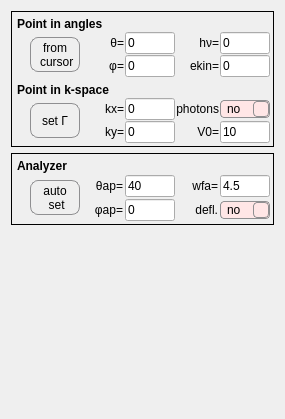
         <widget class="QWidget" name="KTransfPage">
          <property name="geometry">
           <rect>
            <x>0</x>
            <y>0</y>
            <width>285</width>
            <height>419</height>
           </rect>
          </property>
          <attribute name="label">
           <string> ▶  k-space transformation</string>
          </attribute>
          <layout class="QVBoxLayout" name="verticalLayout_2">
           <item>
            <widget class="QFrame" name="verticalFrame_2">
             <property name="frameShape">
              <enum>QFrame::Box</enum>
             </property>
             <layout class="QVBoxLayout" name="verticalLayout_6">
              <property name="spacing">
               <number>1</number>
              </property>
              <property name="leftMargin">
               <number>5</number>
              </property>
              <property name="topMargin">
               <number>5</number>
              </property>
              <property name="rightMargin">
               <number>3</number>
              </property>
              <property name="bottomMargin">
               <number>3</number>
              </property>
              <item>
               <widget class="QLabel" name="label_11">
                <property name="sizePolicy">
                 <sizepolicy hsizetype="Preferred" vsizetype="Fixed">
                  <horstretch>0</horstretch>
                  <verstretch>0</verstretch>
                 </sizepolicy>
                </property>
                <property name="font">
                 <font>
                  <pointsize>9</pointsize>
                  <weight>75</weight>
                  <bold>true</bold>
                 </font>
                </property>
                <property name="text">
                 <string>Point in angles</string>
                </property>
                <property name="alignment">
                 <set>Qt::AlignLeading|Qt::AlignLeft|Qt::AlignVCenter</set>
                </property>
               </widget>
              </item>
              <item>
               <layout class="QHBoxLayout" name="horizontalLayout_6">
                <property name="leftMargin">
                 <number>13</number>
                </property>
                <property name="topMargin">
                 <number>0</number>
                </property>
                <property name="rightMargin">
                 <number>0</number>
                </property>
                <property name="bottomMargin">
                 <number>0</number>
                </property>
                <item>
                 <widget class="QPushButton" name="qpb_set_ref_p">
                  <property name="sizePolicy">
                   <sizepolicy hsizetype="Fixed" vsizetype="Fixed">
                    <horstretch>0</horstretch>
                    <verstretch>0</verstretch>
                   </sizepolicy>
                  </property>
                  <property name="minimumSize">
                   <size>
                    <width>50</width>
                    <height>35</height>
                   </size>
                  </property>
                  <property name="maximumSize">
                   <size>
                    <width>50</width>
                    <height>35</height>
                   </size>
                  </property>
                  <property name="styleSheet">
                   <string notr="true">#qpb_set_ref_p {
border: 1px solid #8f8f91;
border-radius: 8px;
background-color: qlineargradient(spread:pad, x1:0, y1:0, x2:0, y2:1, 
stop:0 rgba(250, 210, 200, 255), stop:0.65 rgba(230, 120, 110, 255), stop:1 rgba(150, 50, 40, 255));
}

#qpb_set_ref_p:pressed {
background-color: qlineargradient(spread:pad, x1:0, y1:0, x2:0, y2:1, 
stop:0 rgba(150, 50, 40, 255), stop:0.35 rgba(230, 120, 110, 255), stop:1 rgba(250, 210, 200, 255));
}

</string>
                  </property>
                  <property name="text">
                   <string>from
 cursor</string>
                  </property>
                  <property name="default">
                   <bool>true</bool>
                  </property>
                 </widget>
                </item>
                <item>
                 <layout class="QGridLayout" name="gridLayout">
                  <property name="leftMargin">
                   <number>0</number>
                  </property>
                  <property name="topMargin">
                   <number>0</number>
                  </property>
                  <property name="rightMargin">
                   <number>0</number>
                  </property>
                  <property name="bottomMargin">
                   <number>0</number>
                  </property>
                  <item row="1" column="0">
                   <widget class="QLabel" name="label">
                    <property name="sizePolicy">
                     <sizepolicy hsizetype="Minimum" vsizetype="Preferred">
                      <horstretch>0</horstretch>
                      <verstretch>0</verstretch>
                     </sizepolicy>
                    </property>
                    <property name="text">
                     <string>φ=</string>
                    </property>
                    <property name="alignment">
                     <set>Qt::AlignRight|Qt::AlignTrailing|Qt::AlignVCenter</set>
                    </property>
                   </widget>
                  </item>
                  <item row="0" column="2">
                   <widget class="QLabel" name="label_3">
                    <property name="sizePolicy">
                     <sizepolicy hsizetype="Minimum" vsizetype="Preferred">
                      <horstretch>0</horstretch>
                      <verstretch>0</verstretch>
                     </sizepolicy>
                    </property>
                    <property name="text">
                     <string>hν=</string>
                    </property>
                    <property name="alignment">
                     <set>Qt::AlignRight|Qt::AlignTrailing|Qt::AlignVCenter</set>
                    </property>
                   </widget>
                  </item>
                  <item row="1" column="1">
                   <widget class="QLineEdit" name="qle_tilt_ref">
                    <property name="sizePolicy">
                     <sizepolicy hsizetype="Minimum" vsizetype="Fixed">
                      <horstretch>0</horstretch>
                      <verstretch>0</verstretch>
                     </sizepolicy>
                    </property>
                    <property name="maximumSize">
                     <size>
                      <width>50</width>
                      <height>16777215</height>
                     </size>
                    </property>
                    <property name="text">
                     <string>0</string>
                    </property>
                   </widget>
                  </item>
                  <item row="0" column="1">
                   <widget class="QLineEdit" name="qle_theta_ref">
                    <property name="enabled">
                     <bool>true</bool>
                    </property>
                    <property name="sizePolicy">
                     <sizepolicy hsizetype="Minimum" vsizetype="Fixed">
                      <horstretch>0</horstretch>
                      <verstretch>0</verstretch>
                     </sizepolicy>
                    </property>
                    <property name="minimumSize">
                     <size>
                      <width>0</width>
                      <height>0</height>
                     </size>
                    </property>
                    <property name="maximumSize">
                     <size>
                      <width>50</width>
                      <height>16777215</height>
                     </size>
                    </property>
                    <property name="whatsThis">
                     <string/>
                    </property>
                    <property name="accessibleDescription">
                     <string/>
                    </property>
                    <property name="inputMask">
                     <string/>
                    </property>
                    <property name="text">
                     <string>0</string>
                    </property>
                    <property name="placeholderText">
                     <string/>
                    </property>
                   </widget>
                  </item>
                  <item row="0" column="0">
                   <widget class="QLabel" name="label_2">
                    <property name="sizePolicy">
                     <sizepolicy hsizetype="Minimum" vsizetype="Preferred">
                      <horstretch>0</horstretch>
                      <verstretch>0</verstretch>
                     </sizepolicy>
                    </property>
                    <property name="text">
                     <string>θ=</string>
                    </property>
                    <property name="alignment">
                     <set>Qt::AlignRight|Qt::AlignTrailing|Qt::AlignVCenter</set>
                    </property>
                   </widget>
                  </item>
                  <item row="0" column="3">
                   <widget class="QLineEdit" name="qle_hv_ref">
                    <property name="sizePolicy">
                     <sizepolicy hsizetype="Minimum" vsizetype="Fixed">
                      <horstretch>0</horstretch>
                      <verstretch>0</verstretch>
                     </sizepolicy>
                    </property>
                    <property name="maximumSize">
                     <size>
                      <width>50</width>
                      <height>16777215</height>
                     </size>
                    </property>
                    <property name="text">
                     <string>0</string>
                    </property>
                   </widget>
                  </item>
                  <item row="1" column="2">
                   <widget class="QLabel" name="label_4">
                    <property name="sizePolicy">
                     <sizepolicy hsizetype="Minimum" vsizetype="Preferred">
                      <horstretch>0</horstretch>
                      <verstretch>0</verstretch>
                     </sizepolicy>
                    </property>
                    <property name="text">
                     <string>ekin=</string>
                    </property>
                    <property name="alignment">
                     <set>Qt::AlignRight|Qt::AlignTrailing|Qt::AlignVCenter</set>
                    </property>
                   </widget>
                  </item>
                  <item row="1" column="3">
                   <widget class="QLineEdit" name="qle_energy_ref">
                    <property name="sizePolicy">
                     <sizepolicy hsizetype="Minimum" vsizetype="Fixed">
                      <horstretch>0</horstretch>
                      <verstretch>0</verstretch>
                     </sizepolicy>
                    </property>
                    <property name="maximumSize">
                     <size>
                      <width>50</width>
                      <height>16777215</height>
                     </size>
                    </property>
                    <property name="text">
                     <string>0</string>
                    </property>
                   </widget>
                  </item>
                 </layout>
                </item>
               </layout>
              </item>
              <item>
               <spacer name="verticalSpacer_4">
                <property name="orientation">
                 <enum>Qt::Vertical</enum>
                </property>
                <property name="sizeType">
                 <enum>QSizePolicy::Fixed</enum>
                </property>
                <property name="sizeHint" stdset="0">
                 <size>
                  <width>20</width>
                  <height>5</height>
                 </size>
                </property>
               </spacer>
              </item>
              <item>
               <widget class="QLabel" name="label_24">
                <property name="font">
                 <font>
                  <pointsize>9</pointsize>
                  <weight>75</weight>
                  <bold>true</bold>
                 </font>
                </property>
                <property name="text">
                 <string>Point in k-space</string>
                </property>
                <property name="alignment">
                 <set>Qt::AlignLeading|Qt::AlignLeft|Qt::AlignVCenter</set>
                </property>
               </widget>
              </item>
              <item>
               <layout class="QHBoxLayout" name="horizontalLayout_7">
                <property name="leftMargin">
                 <number>13</number>
                </property>
                <property name="topMargin">
                 <number>0</number>
                </property>
                <property name="rightMargin">
                 <number>0</number>
                </property>
                <property name="bottomMargin">
                 <number>0</number>
                </property>
                <item>
                 <widget class="QPushButton" name="qpb_set_ref_gamma">
                  <property name="sizePolicy">
                   <sizepolicy hsizetype="Fixed" vsizetype="Fixed">
                    <horstretch>0</horstretch>
                    <verstretch>0</verstretch>
                   </sizepolicy>
                  </property>
                  <property name="minimumSize">
                   <size>
                    <width>50</width>
                    <height>35</height>
                   </size>
                  </property>
                  <property name="maximumSize">
                   <size>
                    <width>50</width>
                    <height>35</height>
                   </size>
                  </property>
                  <property name="styleSheet">
                   <string notr="true">#qpb_set_ref_gamma {
border: 1px solid #8f8f91;
border-radius: 8px;
background-color: qlineargradient(spread:pad, x1:0, y1:0, x2:0, y2:1, 
stop:0 rgba(250, 210, 200, 255), stop:0.65 rgba(230, 120, 110, 255), stop:1 rgba(150, 50, 40, 255));
}

#qpb_set_ref_gamma:pressed {
background-color: qlineargradient(spread:pad, x1:0, y1:0, x2:0, y2:1, 
stop:0 rgba(150, 50, 40, 255), stop:0.35 rgba(230, 120, 110, 255), stop:1 rgba(250, 210, 200, 255));
}
</string>
                  </property>
                  <property name="text">
                   <string>set Γ</string>
                  </property>
                 </widget>
                </item>
                <item>
                 <layout class="QGridLayout" name="gridLayout_2">
                  <property name="leftMargin">
                   <number>0</number>
                  </property>
                  <property name="topMargin">
                   <number>0</number>
                  </property>
                  <property name="rightMargin">
                   <number>0</number>
                  </property>
                  <property name="bottomMargin">
                   <number>0</number>
                  </property>
                  <item row="1" column="0">
                   <widget class="QLabel" name="label_7">
                    <property name="text">
                     <string>ky=</string>
                    </property>
                    <property name="alignment">
                     <set>Qt::AlignRight|Qt::AlignTrailing|Qt::AlignVCenter</set>
                    </property>
                   </widget>
                  </item>
                  <item row="0" column="0">
                   <widget class="QLabel" name="label_5">
                    <property name="text">
                     <string>kx=</string>
                    </property>
                    <property name="alignment">
                     <set>Qt::AlignRight|Qt::AlignTrailing|Qt::AlignVCenter</set>
                    </property>
                   </widget>
                  </item>
                  <item row="1" column="1">
                   <widget class="QLineEdit" name="qle_ky_ref">
                    <property name="maximumSize">
                     <size>
                      <width>50</width>
                      <height>16777215</height>
                     </size>
                    </property>
                    <property name="text">
                     <string>0</string>
                    </property>
                   </widget>
                  </item>
                  <item row="0" column="2">
                   <widget class="QLabel" name="label_12">
                    <property name="text">
                     <string>photons</string>
                    </property>
                    <property name="alignment">
                     <set>Qt::AlignRight|Qt::AlignTrailing|Qt::AlignVCenter</set>
                    </property>
                   </widget>
                  </item>
                  <item row="0" column="1">
                   <widget class="QLineEdit" name="qle_kx_ref">
                    <property name="maximumSize">
                     <size>
                      <width>50</width>
                      <height>16777215</height>
                     </size>
                    </property>
                    <property name="text">
                     <string>0</string>
                    </property>
                   </widget>
                  </item>
                  <item row="0" column="3">
                   <widget class="QComboBox" name="qcb_kph">
                    <property name="maximumSize">
                     <size>
                      <width>50</width>
                      <height>16777215</height>
                     </size>
                    </property>
                    <property name="styleSheet">
                     <string notr="true"> QComboBox {
	border: 1px solid #8f8f91;
	border-radius: 4px;
	background-color: rgb(255, 230, 230);
	padding-left: 6px;
 }

 QComboBox::down-arrow {
	image: url(./gui/icons/down_arrow.png);
 }

QComboBox::drop-down {
	border: 1px solid #8f8f91;
	border-radius: 4px;
	background-color: qlineargradient(spread:pad, x1:0, y1:0, x2:0, y2:1, 
stop:0 rgba(255, 240, 240, 255), stop:0.5 rgba(240, 200, 200, 255), stop:1 rgba(190, 140, 140, 255));
}

QComboBox::down-arrow:on { /* shift the arrow when popup is open */
    top: 1px;
    left: 1px;
	background-color: qlineargradient(spread:pad, x1:0, y1:0, x2:0, y2:1, 
stop:0 rgba(190, 140, 140, 255), stop:0.5 rgba(240, 200, 200, 255), stop:1 rgba(240, 240, 240, 255));
}</string>
                    </property>
                    <property name="currentText">
                     <string>no</string>
                    </property>
                    <property name="currentIndex">
                     <number>0</number>
                    </property>
                    <item>
                     <property name="text">
                      <string>no</string>
                     </property>
                    </item>
                    <item>
                     <property name="text">
                      <string>yes</string>
                     </property>
                    </item>
                   </widget>
                  </item>
                  <item row="1" column="2">
                   <widget class="QLabel" name="label_13">
                    <property name="text">
                     <string>V0=</string>
                    </property>
                    <property name="alignment">
                     <set>Qt::AlignRight|Qt::AlignTrailing|Qt::AlignVCenter</set>
                    </property>
                   </widget>
                  </item>
                  <item row="1" column="3">
                   <widget class="QLineEdit" name="qle_inn_pot">
                    <property name="maximumSize">
                     <size>
                      <width>50</width>
                      <height>16777215</height>
                     </size>
                    </property>
                    <property name="text">
                     <string>10</string>
                    </property>
                   </widget>
                  </item>
                 </layout>
                </item>
               </layout>
              </item>
             </layout>
            </widget>
           </item>
           <item>
            <widget class="QFrame" name="verticalFrame_2">
             <property name="frameShape">
              <enum>QFrame::Box</enum>
             </property>
             <property name="lineWidth">
              <number>1</number>
             </property>
             <layout class="QVBoxLayout" name="verticalLayout_4">
              <property name="spacing">
               <number>2</number>
              </property>
              <property name="leftMargin">
               <number>5</number>
              </property>
              <property name="topMargin">
               <number>5</number>
              </property>
              <property name="rightMargin">
               <number>3</number>
              </property>
              <property name="bottomMargin">
               <number>3</number>
              </property>
              <item>
               <widget class="QLabel" name="label_14">
                <property name="font">
                 <font>
                  <pointsize>9</pointsize>
                  <weight>75</weight>
                  <italic>false</italic>
                  <bold>true</bold>
                 </font>
                </property>
                <property name="text">
                 <string>Analyzer</string>
                </property>
                <property name="alignment">
                 <set>Qt::AlignLeading|Qt::AlignLeft|Qt::AlignVCenter</set>
                </property>
               </widget>
              </item>
              <item>
               <layout class="QHBoxLayout" name="horizontalLayout_5">
                <property name="leftMargin">
                 <number>13</number>
                </property>
                <property name="topMargin">
                 <number>0</number>
                </property>
                <property name="rightMargin">
                 <number>0</number>
                </property>
                <property name="bottomMargin">
                 <number>0</number>
                </property>
                <item>
                 <widget class="QPushButton" name="qpb_set_analyzer">
                  <property name="sizePolicy">
                   <sizepolicy hsizetype="Fixed" vsizetype="Fixed">
                    <horstretch>0</horstretch>
                    <verstretch>0</verstretch>
                   </sizepolicy>
                  </property>
                  <property name="minimumSize">
                   <size>
                    <width>50</width>
                    <height>35</height>
                   </size>
                  </property>
                  <property name="maximumSize">
                   <size>
                    <width>50</width>
                    <height>35</height>
                   </size>
                  </property>
                  <property name="styleSheet">
                   <string notr="true">#qpb_set_analyzer {
border: 1px solid #8f8f91;
border-radius: 8px;
background-color: qlineargradient(spread:pad, x1:0, y1:0, x2:0, y2:1, 
stop:0 rgba(250, 210, 200, 255), stop:0.65 rgba(230, 120, 110, 255), stop:1 rgba(150, 50, 40, 255));
}

#qpb_set_analyzer:pressed {
background-color: qlineargradient(spread:pad, x1:0, y1:0, x2:0, y2:1, 
stop:0 rgba(150, 50, 40, 255), stop:0.35 rgba(230, 120, 110, 255), stop:1 rgba(250, 210, 200, 255));
}
</string>
                  </property>
                  <property name="text">
                   <string>auto
 set</string>
                  </property>
                 </widget>
                </item>
                <item>
                 <layout class="QGridLayout" name="gridLayout_3">
                  <property name="leftMargin">
                   <number>0</number>
                  </property>
                  <property name="topMargin">
                   <number>0</number>
                  </property>
                  <property name="rightMargin">
                   <number>0</number>
                  </property>
                  <property name="bottomMargin">
                   <number>0</number>
                  </property>
                  <item row="1" column="3">
                   <widget class="QComboBox" name="qcb_defl">
                    <property name="maximumSize">
                     <size>
                      <width>50</width>
                      <height>16777215</height>
                     </size>
                    </property>
                    <property name="styleSheet">
                     <string notr="true">QComboBox {
	border: 1px solid #8f8f91;
	border-radius: 4px;
	background-color: rgb(255, 230, 230);
	padding-left: 6px;
 }

QComboBox::down-arrow {
	image: url(./gui/icons/down_arrow.png);
 }

QComboBox::drop-down {
	border: 1px solid #8f8f91;
	border-radius: 4px;
	background-color: qlineargradient(spread:pad, x1:0, y1:0, x2:0, y2:1, 
stop:0 rgba(255, 240, 240, 255), stop:0.5 rgba(240, 200, 200, 255), stop:1 rgba(190, 140, 140, 255));
}

QComboBox::down-arrow:on { /* shift the arrow when popup is open */
    top: 1px;
    left: 1px;
	background-color: qlineargradient(spread:pad, x1:0, y1:0, x2:0, y2:1, 
stop:0 rgba(190, 140, 140, 255), stop:0.5 rgba(240, 200, 200, 255), stop:1 rgba(240, 240, 240, 255));
}</string>
                    </property>
                    <property name="editable">
                     <bool>false</bool>
                    </property>
                    <property name="currentIndex">
                     <number>0</number>
                    </property>
                    <item>
                     <property name="text">
                      <string>no</string>
                     </property>
                    </item>
                    <item>
                     <property name="text">
                      <string>yes</string>
                     </property>
                    </item>
                   </widget>
                  </item>
                  <item row="0" column="1">
                   <widget class="QLineEdit" name="qle_tht_ap">
                    <property name="sizePolicy">
                     <sizepolicy hsizetype="Preferred" vsizetype="Fixed">
                      <horstretch>0</horstretch>
                      <verstretch>0</verstretch>
                     </sizepolicy>
                    </property>
                    <property name="maximumSize">
                     <size>
                      <width>50</width>
                      <height>16777215</height>
                     </size>
                    </property>
                    <property name="text">
                     <string>40</string>
                    </property>
                   </widget>
                  </item>
                  <item row="0" column="2">
                   <widget class="QLabel" name="label_17">
                    <property name="text">
                     <string>wfa=</string>
                    </property>
                    <property name="alignment">
                     <set>Qt::AlignRight|Qt::AlignTrailing|Qt::AlignVCenter</set>
                    </property>
                   </widget>
                  </item>
                  <item row="1" column="2">
                   <widget class="QLabel" name="label_18">
                    <property name="text">
                     <string>defl.</string>
                    </property>
                    <property name="alignment">
                     <set>Qt::AlignRight|Qt::AlignTrailing|Qt::AlignVCenter</set>
                    </property>
                   </widget>
                  </item>
                  <item row="0" column="3">
                   <widget class="QLineEdit" name="qle_wfa">
                    <property name="maximumSize">
                     <size>
                      <width>50</width>
                      <height>16777215</height>
                     </size>
                    </property>
                    <property name="text">
                     <string>4.5</string>
                    </property>
                   </widget>
                  </item>
                  <item row="1" column="1">
                   <widget class="QLineEdit" name="qle_phi_ap">
                    <property name="maximumSize">
                     <size>
                      <width>50</width>
                      <height>16777215</height>
                     </size>
                    </property>
                    <property name="text">
                     <string>0</string>
                    </property>
                   </widget>
                  </item>
                  <item row="1" column="0">
                   <widget class="QLabel" name="label_16">
                    <property name="text">
                     <string>φap=</string>
                    </property>
                    <property name="alignment">
                     <set>Qt::AlignRight|Qt::AlignTrailing|Qt::AlignVCenter</set>
                    </property>
                   </widget>
                  </item>
                  <item row="0" column="0">
                   <widget class="QLabel" name="label_6">
                    <property name="text">
                     <string>θap=</string>
                    </property>
                    <property name="alignment">
                     <set>Qt::AlignRight|Qt::AlignTrailing|Qt::AlignVCenter</set>
                    </property>
                   </widget>
                  </item>
                 </layout>
                </item>
               </layout>
              </item>
             </layout>
            </widget>
           </item>
           <item>
            <spacer name="verticalSpacer_3">
             <property name="orientation">
              <enum>Qt::Vertical</enum>
             </property>
             <property name="sizeHint" stdset="0">
              <size>
               <width>20</width>
               <height>40</height>
              </size>
             </property>
            </spacer>
           </item>
          </layout>
         </widget>
